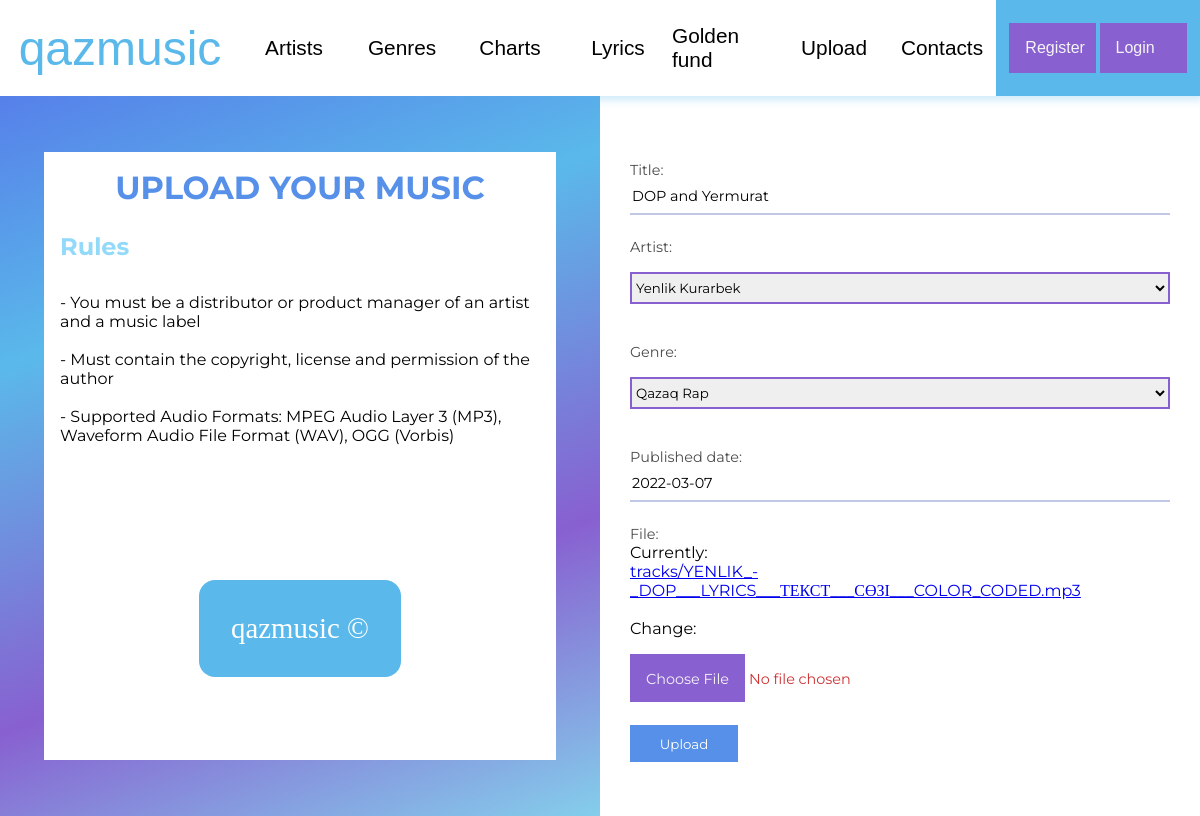
The page /update/3 on the database as committed earlier.
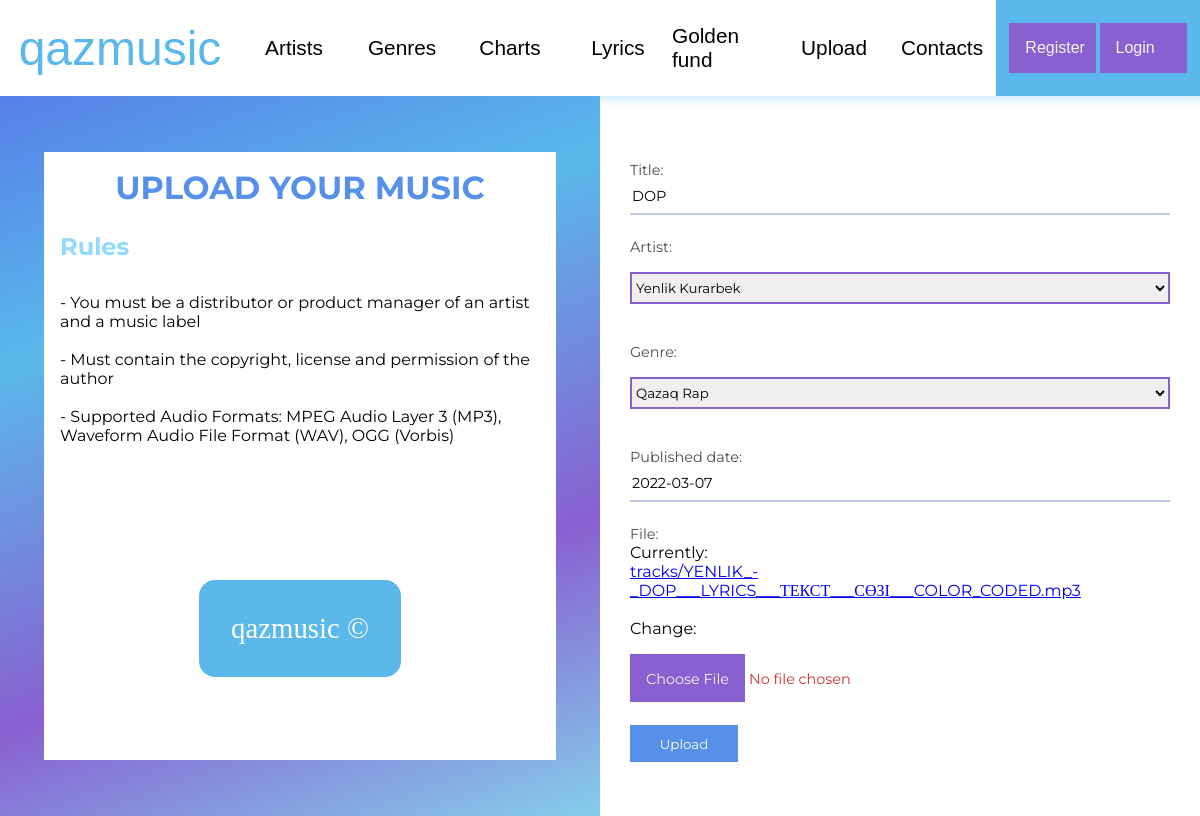
The same page on the database as committed later.
### qazmusic/models.py (models this page shows, shortened)
class Tracks(models.Model):
    title = models.CharField(max_length=255, db_index=True)
    artist = models.ForeignKey(Artists, on_delete=models.CASCADE, null=True)
    file = models.FileField(verbose_name='file', upload_to='tracks/')
    published_date = models.DateField(auto_now=False)
    genre = models.ForeignKey(Genres, on_delete=models.PROTECT, null=True)
    class Meta:
        verbose_name = 'Track'
        verbose_name_plural = 'Tracks'

### qazmusic/views.py (the view)
# urls.py: path('update/<str:pk>', update_track, name='update'),
def update_track(request, pk):
    succesful = False
    track = Tracks.objects.get(pk=pk)
    form = UploadMusic(instance=track)
    if request.method == 'POST':
        form = UploadMusic(request.POST, instance=track)
        if form.is_valid():
            succesful = True
            form.save()
    context = {
        'title': 'qazmusic - Upload',
        'header_menu': header_menu,
        'form': form,
        'genres': get_genres(),
        'artists': get_artists(),
        'upload_message': succesful
    }
    return render(request, 'qazmusic/upload.html', context=context)

### qazmusic/forms.py
class UploadMusic(forms.ModelForm):
    def __init__(self, *args, **kwargs):
        super().__init__(*args, **kwargs)
        self.fields['genre'].empty_label = "Genre not selected"
        self.fields['artist'].empty_label = "Artist not selected"
    class Meta:
        model = Tracks
        fields = ('title', 'artist', 'genre', 'published_date', 'file')
        widgets = {
            'published_date': forms.TextInput(attrs={'placeholder': '2022-03-09'}),
        }

### qazmusic/models.py (called while the page is built)
    def __str__(self):
        return self.name + ' ' + self.surname

    def __str__(self):
        return self.title

### qazmusic/utils.py (called while the page is built)
def get_artists():
    get_artists = Artists.objects.all()
    return get_artists

def get_genres():
    get_genres = Genres.objects.all()
    return get_genres

### qazmusic/templates/qazmusic/upload.html (shortened to what this page needs)
{% extends 'qazmusic/base.html' %}
{% load static %}
{% block content %}
    <link rel="stylesheet" href="{% static 'qazmusic/css/upload-page.css' %}">
    <main class="upload-page">
        <div class="left">
            <div class="card">
                <div class="card-top">
                    <h1>Upload your music</h1>
                    <span>
                        <h3>Rules</h3>
                    </span>
                    <div>
                        - You must be a distributor or product manager of an artist and a music label<br>
                        <br>
                        - Must contain the copyright, license and permission of the author<br>
                        <br>
                        - Supported Audio Formats: MPEG Audio Layer 3 (MP3), Waveform Audio File Format (WAV), OGG
                        (Vorbis)<br>
                        <br>
                    </div>
                </div>
                <div class="card-bottom">
                    <span>
                      qazmusic &copy;
                    </span>
                </div>
            </div>
        </div>
        <div class="right">
            {% if not upload_message %}
                <form action="" method="post" enctype="multipart/form-data">
                    {% for f in form %}
                        <p>
                            <label class="form-label">{{ f.label }}: </label>
                            {{ f }}
                        </p>
                    {% endfor %}
                    <button type="submit">Upload</button>
                </form>
            {% endif %}
        </div>
    </main>
{% endblock %}

Rows that differ between the two databases and show on the page:
changed Tracks "Yenlik Kurarbek": title "DOP and Yermurat" → "DOP"
